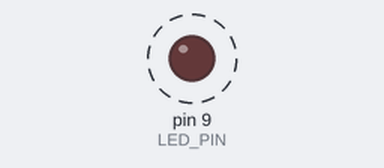
A sketch run on a simulated Arduino Uno, built with avr-gcc and run on an emulated ATmega328P. Shown: output pins drawn as LEDs (lit = HIGH). Dashed ring = blinking.

Above: at 1.0 s.
Timing chart, 0 to 5.7 s (numbered marks = the images above):
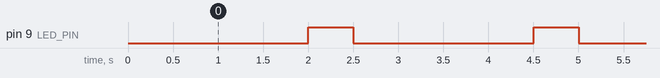

Measured:
- by itself, pin 9 (LED_PIN): alternates HIGH for 0.50 s and LOW for 2.0 s

The sketch:

sketch.ino
```cpp
// Lab 2 Exercise 2: LED blink using millis() — Arduino NOT blocked
// This means other code can run while LED is blinking

#define LED_PIN 9

unsigned long lastChange = 0;  // when did LED last change?
bool ledState = false;         // is LED currently ON or OFF?

// LED is ON for 500ms, OFF for 2000ms
const int ON_TIME  = 500;
const int OFF_TIME = 2000;

void setup() {
  pinMode(LED_PIN, OUTPUT);
  Serial.begin(9600);
}

void loop() {
  unsigned long now = millis();

  // How long should current state last?
  int waitTime = ledState ? ON_TIME : OFF_TIME;

  if (now - lastChange >= waitTime) {
    ledState = !ledState;                    // flip ON/OFF
    digitalWrite(LED_PIN, ledState ? HIGH : LOW);
    lastChange = now;                        // reset timer
  }

  // Arduino is FREE here — not blocked by delay!
  // Other code can run in this space
}
```
